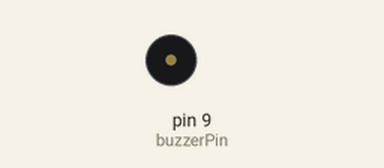
Simulated run of this sketch. Board: Arduino Uno, built with avr-gcc and run on an emulated ATmega328P. On the bench: buzzer (waves = sounding).

Above: at 2.6 s.
At 6.7 s:
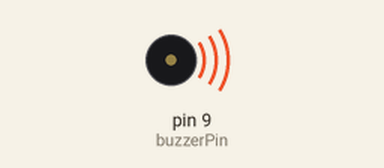
Timing chart, 0 to 7.0 s (numbered marks = the images above):
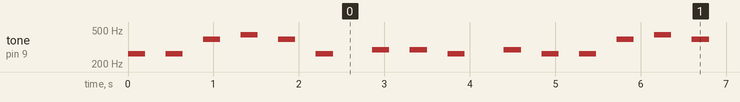

Measured:
- by itself, tone on pin 9 (buzzerPin): plays 262 Hz for 0.20 s, 262 Hz for 0.20 s, 392 Hz for 0.20 s, 440 Hz for 0.20 s, 392 Hz for 0.20 s, 262 Hz for 0.20 s … (274 notes in this stretch)

The sketch:

ex_9_1_1.ino
```cpp
int buzzerPin = 9;
int songLength = 93;

char notes[] = "C C G A G C# D D C# D C C G A G C# D D C# D C C G A G C# D D C# D C C G A G C# D D C# D C C G A G C# D D C# D C C G A G C# D D C# D C C G A G C# D D C# D C C G A G C# D D C# D C C G A G C# D D C# D C C G A G C# D D C# D C C C C C C# D D D D D D# D# D# D# D D D D D# D D D# C# D D D# D C# D D D D D# D D D D D# D D# D D D# D C# C C";

int beats[] = { 1, 1, 1, 1, 1, 1, 1, 1, 1, 1, 1, 1, 1, 1, 1, 1, 1, 1, 1, 1, 1, 1, 1, 1, 1, 1, 1, 1, 1, 1, 1, 1, 1, 1, 1, 1, 1, 1, 1, 1, 1, 1, 1, 1, 1, 1, 1, 1, 1, 1, 1, 1, 1, 1, 1, 1, 1, 1, 1, 1, 1, 1, 1, 1, 1, 1, 1, 1, 1, 1, 1, 1, 1, 1, 1, 1, 1, 1, 1, 1, 1, 1, 1, 1, 1, 1, 1, 1, 1, 1, 1, 1, 1, 1, 1, 1, 1, 1, 1, 1, 1, 1, 1, 1, 1, 1 };

int tempo = 200;

void setup() {
  pinMode(buzzerPin, OUTPUT);
}

void loop() {
  int duration;

  for (int i = 0; i < songLength; i++) {
    duration = beats[i] * tempo;

    if (notes[i] == ' ') {
      delay(duration);
    } else {
      tone(buzzerPin, frequency(notes[i]), duration);
      delay(duration);
    }

    delay(tempo / 10);
  }
}

int frequency(char note) {
  int notes = 8;

  char names[] = { 'C', 'D', 'E', 'F', 'G', 'A', 'B', 'C' };
  int frequencies[] = { 262, 294, 330, 349, 392, 440, 494, 523 };

  for (int i = 0; i < notes; i++) {
    if (names[i] == note) {
      return frequencies[i];
    }
  }
  return 0;
}
```
